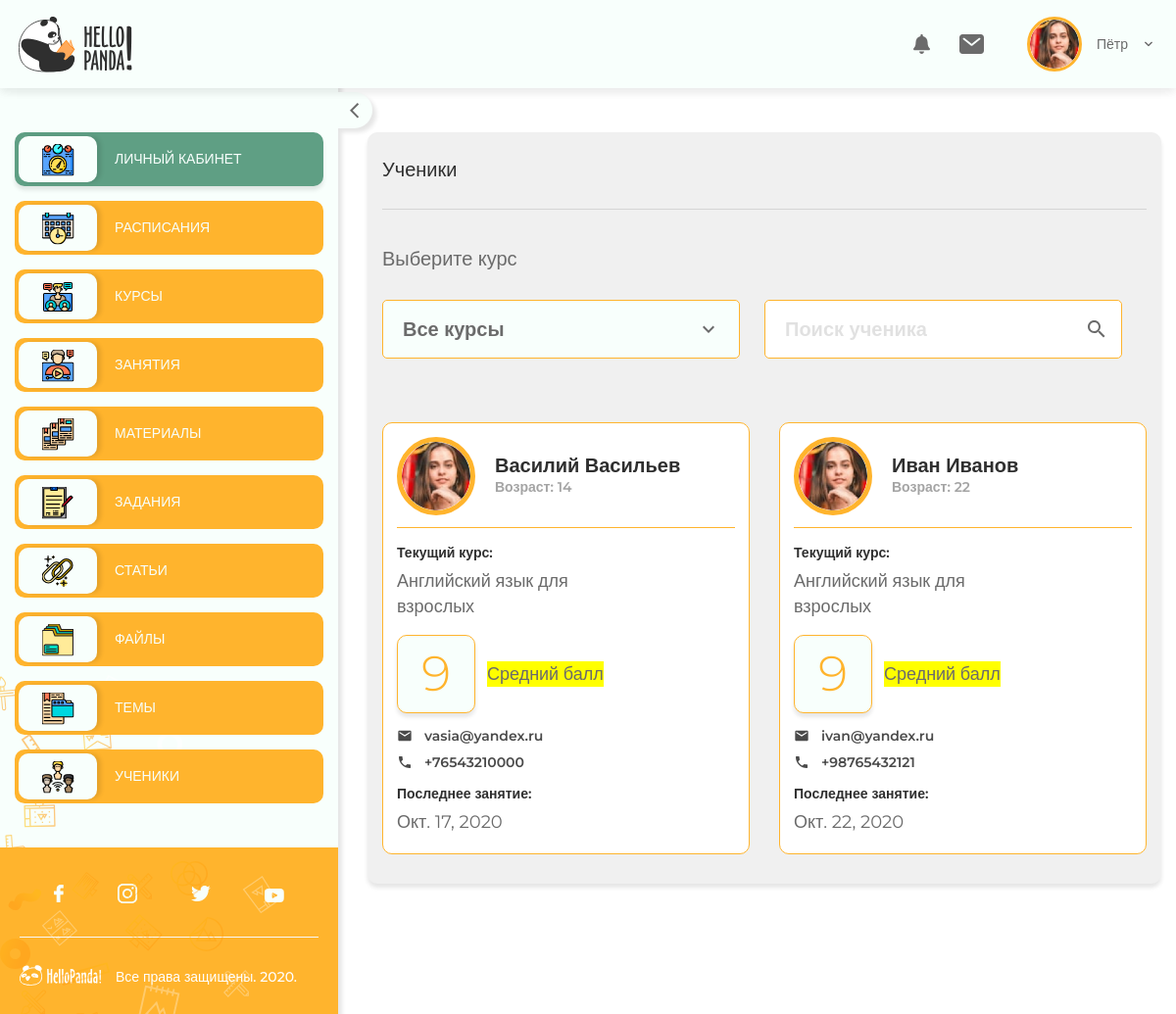
/lk/students/ (signed in), run on the app's committed database.
### course/models.py (models this page shows, shortened)
class Course(models.Model):
    finished = models.BooleanField(default=False, verbose_name='завершен')
    start = models.DateTimeField(default='', null=True, blank=True, verbose_name='начало курса')
    end = models.DateTimeField(default='', null=True, blank=True, verbose_name='окончание курса')
    prolong = models.DateTimeField(default='', null=True, blank=True, verbose_name='продление курса')
    banner_of_course = models.ForeignKey(BannerOfCourse, on_delete=models.PROTECT, verbose_name='презентация курса')
    number_of_lessons = models.ForeignKey(NumberOfLessons, on_delete=models.PROTECT, verbose_name='количество уроков')
    teacher = models.ForeignKey(Teacher, on_delete=models.PROTECT, verbose_name='учитель')
    student = models.ForeignKey(Student, on_delete=models.PROTECT, verbose_name='ученик')
    lessons = models.ManyToManyField(Lesson, through='CourseLesson', related_name='courses')
    class Meta:
        verbose_name = 'курс'
        verbose_name_plural = '02 | Курсы'

class BannerOfCourse(CommonFields):
    cost = models.PositiveSmallIntegerField(verbose_name='стоимость')
    percentage_discount = models.PositiveSmallIntegerField(default=0, verbose_name='скидка в процентах')
    is_active = models.BooleanField(default=True, verbose_name='активный')
    number_of_lessons = models.ManyToManyField('NumberOfLessons', verbose_name='количество уроков')
    class Meta:
        verbose_name = 'презентация курса'
        verbose_name_plural = '01 | Презентации курсов'

class Schedule(models.Model):
    datetime = models.DateTimeField(verbose_name='дата и время урока')
    course = models.ForeignKey('Course', on_delete=models.PROTECT)
    class Meta:
        verbose_name = 'расписание уроков'
        verbose_name_plural = 'расписания уроков'
        ordering = ('datetime', )

### account/models.py (models this page shows)
class Account(models.Model):
    id = models.UUIDField(primary_key=True, default=uuid.uuid4)
    gender = models.CharField(choices=GENDER, max_length=1, default='U', verbose_name='пол')
    user = models.OneToOneField(get_user_model(), on_delete=models.CASCADE)
    class Meta:
        abstract = True

class Student(Account):
    phone = models.CharField(max_length=20, null=True, blank=True, verbose_name='телефон')
    native_language = models.CharField(max_length=20, null=True, blank=True, verbose_name='родной язык')
    pronunciation = models.CharField(max_length=20, null=True, blank=True, verbose_name='акцент')
    timezone = models.CharField(max_length=32, choices=TIMEZONES, default='UTC', verbose_name='часовой пояс')
    voice_acting = models.CharField(choices=GENDER[1:], max_length=1, default='M', verbose_name='голос озвучки')
    accent_of_voice_acting = models.CharField(max_length=20, null=True, blank=True, verbose_name='акцент голоса озвучки')
    system_notification = models.BooleanField(default=True, verbose_name='системные уведомления')
    support_message = models.BooleanField(default=True, verbose_name='сообщения от службы поддержки')
    payment_info = models.BooleanField(default=True, verbose_name='информация об оплате')
    reminders_about_lessons = models.BooleanField(default=True, verbose_name='напоминания об уроках')
    discounts = models.BooleanField(default=True, verbose_name='скидки, акции, подарки')
    sounds = models.BooleanField(default=False, verbose_name='звуки при выполнении упражнений')
    age = models.PositiveSmallIntegerField(null=True, blank=True, verbose_name='возраст')
    wallet = models.OneToOneField('Wallet', on_delete=models.PROTECT)
    def __str__(self):
        return self.user.get_full_name()
    class Meta:
        verbose_name = 'ученик'
        verbose_name_plural = '02 | Ученики'

### private_side/views.py (the view)
# urls.py: path('students/', StudentsListView.as_view(), name='students'),
class StudentsListView(LoginRequiredMixin, ListView):
    model = Course
    template_name = 'private/students_list.html'
    def get_queryset(self):
        return super().get_queryset().filter(
            teacher__user=self.request.user,
            finished=False,
        )

### private_side/templatetags/private_side_extras.py (called while the page is built)
@register.filter
def get_last_date_lesson(course: Course):
    schedules = course.schedule_set.all()
    coutn_finished_lessons = course.courselesson_set.filter(finished=True).count()
    return schedules[coutn_finished_lessons].datetime

### templates/private/students_list.html (shortened to what this page needs)
{% extends './_base.html' %}
{% load static private_side_extras %}
{% block content %}
  <div class="personalArea-content">
    <div class="personalArea-block">
      <div class="personalArea-block__top">
        <span class="personalArea-block__title">Ученики</span>
        <div class="personalArea-block__top-b"></div>
      </div>
      <div class="materials materials-second">
        <div class="materials-top">
          <div class="materials-col">
            <div class="input-block input-select">
              <label for="v-4">Выберите курс</label>
              <div class="select">
                <div class="select-main">
                  <div class="select-text">Все курсы</div>
                  <div class="input-icon">
                    <svg width="12" height="8" viewBox="0 0 12 8" fill="none" xmlns="http://www.w3.org/2000/svg"><path d="M10.5938 0.578125L12 1.98438L6 7.98438L0 1.98438L1.40625 0.578125L6 5.17188L10.5938 0.578125Z" fill="#6B6B6B"/></svg>
                  </div>
                </div>
              </div>
            </div>
          </div>
          <div class="materials-col">
            <div class="input-block input-select">
              <div class="input-block__search">
                <input type="text" name="text" placeholder="Поиск ученика">
                <span class="input-block__search-ico"></span>
              </div>
            </div>
          </div>
        </div>
      </div>
      <div class="students">
        <div class="students-row">
          {% for course in object_list %}
            <div class="students-col">
              <div class="students-wrap">
                <div class="students-top">
                  <div class="students-img">
                    <img src="{% static 'img/user.jpg' %}" alt="">
                  </div>
                  <div class="students-top__info">
                    <span class="students-name">{{ course.student }}</span>
                    <span class="students-age">Возраст: {{ course.student.age }}</span>
                  </div>
                </div>
                <div class="students-block">
                  <span class="students-subtitle">Текущий курс:</span>
                  <p><a href="#">{{ course.banner_of_course.title }}</a></p>
                </div>
                <div class="students-block">
                  <div class="students-block__row">
                    <div class="students-num">9</div>
                    <p style="background-color: #ff0">Средний балл</p>
                  </div>
                </div>
                <div class="students-block">
                  <ul>
                    <li><a href="mailto:uri2oruio@gmial.com">
                      {{ course.student.user.email }}
                    </a></li>
                    <li>
                      <a href="tel:+47283947891">
                        {{ course.student.phone|default:'--' }}
                      </a></li>
                  </ul>
                </div>
                <div class="students-block">
                  <span class="students-subtitle">Последнее занятие:</span>
                  <p>{{ course|get_last_date_lesson|date }}</p>
                </div>
              </div>
            </div>
          {% endfor %}
        </div>
      </div>
    </div>
  </div>
{% endblock %}

### templates/private/components/header.html (shortened to what this page needs)
{% load static %}
<header class="header header-second">
  <div class="wrapper">
    <div class="header-logo">
      <a href="#">
        <img src="{% static 'img/logo.svg' %}" alt="">
      </a>
    </div>
    <div class="header-lk">
      <div class="header-link">
        <a href="#" class="header-ico"></a>
      </div>
      <div class="header-link">
        <a href="#" class="header-ico"></a>
      </div>
      <div class="header-user">
        <div class="header-user__top">
          <div class="header-user__img">
            <img src="{% static 'img/user.jpg' %}" alt="">
          </div>
          <span class="header-user__name">{{ user.first_name }}</span>
          <span class="header-user__arrow"></span>
        </div>
      </div>
    </div>
  </div>
</header>

### data on the page
Course: student "Василий Васильев", student.age "14", banner_of_course "Английский язык для взрослых", student.user.email "vasia@yandex.ru", student.phone "+76543210000", id.datetime "Окт. 17, 2020"
Course: student "Иван Иванов", student.age "22", banner_of_course "Английский язык для взрослых", student.user.email "ivan@yandex.ru", student.phone "+98765432121", id.datetime "Окт. 22, 2020"

### other printed values
{{ user.first_name }} "Пётр"
